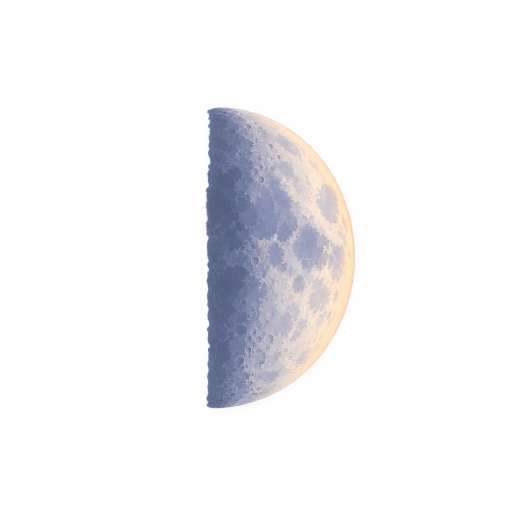
#> input picture art/ocean/sky/moon.png, 1024 x 1024 px, found by its file name (shown at 1/2 size)
$ python moon_darkside.py out.png
#> lines starting #> are read from the running program, lines starting #| are printed output that depends on the picture; after the words box and inside, x2 and y2 are one past the last pixel; in counts of white or black regions, pixels touching at a corner belong together
# Builds public/ocean/moon.webp: the original painted half moon (art/ocean/sky/moon.png) with a faint
# earthshine dark side filled in from the full moon's crater texture (art/ocean/sky/moon-full.png).
# usage (from the repo root): python scripts/sky/moon_darkside.py <dir for a preview jpg>
import sys
import numpy as np
from PIL import Image, ImageDraw, ImageFilter
half = Image.open('art/ocean/sky/moon.png').convert('RGBA')
#> half is the input picture: PIL image 1024x1024 RGBA; mean R, G, B, A 43, 41.8, 44.5, 34
full = Image.open('art/ocean/sky/moon-full.png').convert('RGBA')
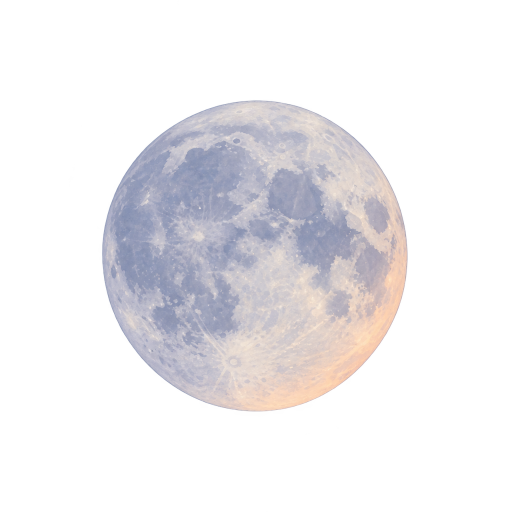
#> input picture art/ocean/sky/moon-full.png, 1024 x 1024 px, found by its file name (shown at 1/2 size)
#> full is the input picture: PIL image 1024x1024 RGBA; mean R, G, B, A 82.3, 79.2, 82.2, 71.5
N = half.size[0]
#> N = 1024
cx, cy, r = 408.5, 515.5, 300.5
# Crater texture from the full moon, scaled onto the half moon's disc.
fx0, fy0, fx1, fy1 = 204, 200, 815, 823
tex = full.crop((fx0, fy0, fx1, fy1)).resize((round(2 * r), round(2 * r)), Image.LANCZOS)
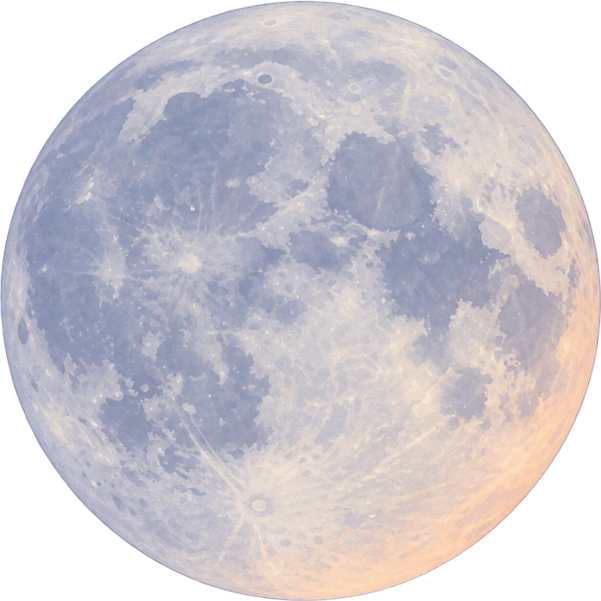
#> tex: PIL image 601x601 RGBA; mean R, G, B, A 152.5, 148.3, 155.2, 197; transparent parts drawn white
lum = np.asarray(tex.convert('L'), dtype=np.float32) / 255.0
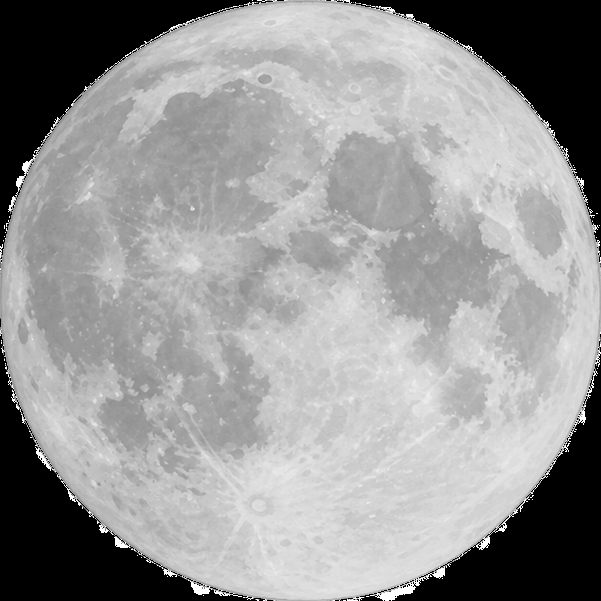
#> lum: shape (601, 601) float32; min 0, max 1, mean 0.589
lum = (lum - lum.mean()) / (lum.std() + 1e-6)  # contrast only: maria vs highlands
# Dim cool earthshine: slightly brighter toward the lit edge, darker on the far limb.
h, w = lum.shape
#> h = 601; w = 601
yy, xx = np.mgrid[0:h, 0:w]
dx = (xx - r) / r
glow = np.clip(0.5 + 0.5 * dx, 0, 1)  # 0 far limb (left) .. 1 terminator
base = np.array([62, 72, 100], np.float32)
col = base[None, None, :] * (0.82 + 0.28 * glow[..., None]) + lum[..., None] * np.array([15, 17, 22], np.float32)
col = np.clip(col, 0, 255).astype(np.uint8)
# Antialiased disc mask (4x supersampled), with a soft limb.
S = 4
m = Image.new('L', (w * S, h * S), 0)
#> m: PIL image 2404x2404 L; every value is 0
ImageDraw.Draw(m).ellipse((0, 0, w * S - 1, h * S - 1), fill=255)
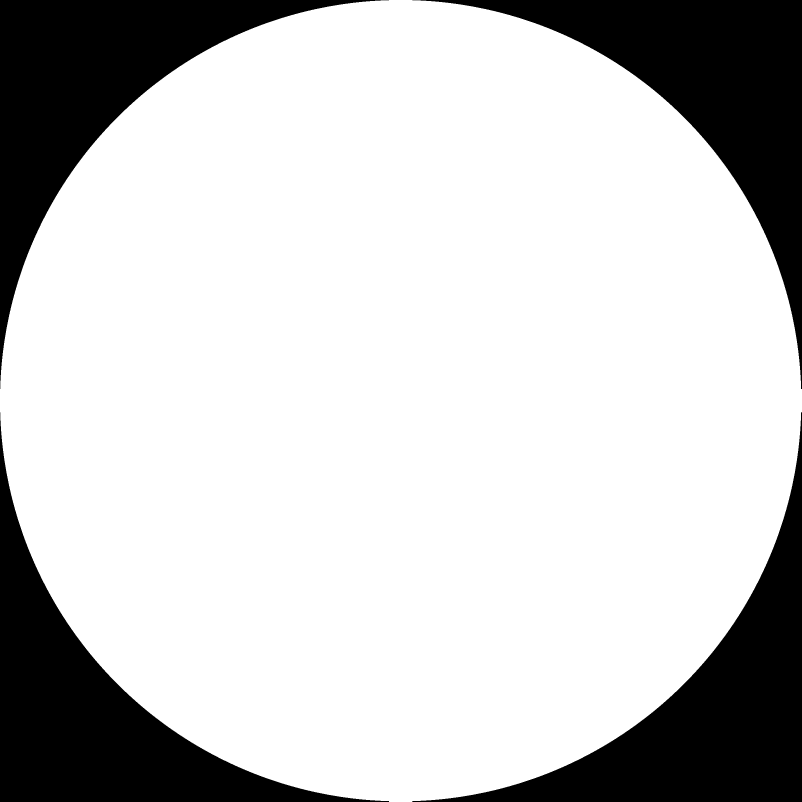
#> m: PIL image 2404x2404 L (shown at 1/3 size); 78.5% white; 4 black regions, box (x1, y1, x2, y2) and area: (0, 0, 1167, 1167) 310144, (1237, 0, 2404, 1167) 310144, (0, 1237, 1167, 2404) 310144, (1237, 1237, 2404, 2404) 310144
m = m.resize((w, h), Image.LANCZOS).filter(ImageFilter.GaussianBlur(1.2))
#> m: PIL image 601x601 L
dark = Image.fromarray(col, 'RGB').convert('RGBA')
dark.putalpha(m)
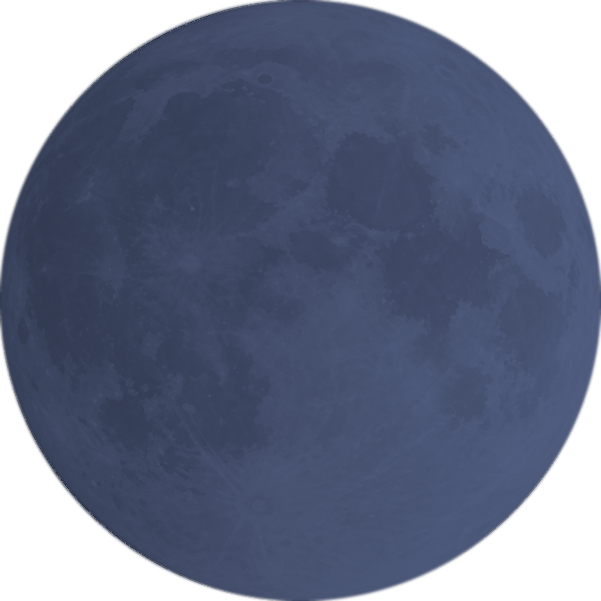
#> dark: PIL image 601x601 RGBA; mean R, G, B, A 59, 68.6, 95.5, 200.3; transparent parts drawn white
out = Image.new('RGBA', (N, N), (0, 0, 0, 0))
#> out: PIL image 1024x1024 RGBA; every value is 0
out.alpha_composite(dark, (round(cx - r), round(cy - r)))
out.alpha_composite(half)  # the original bright half, untouched, on top
out.save('art/ocean/sky/moon-earthshine.png')
x0, y0 = round(cx - r) - 8, round(cy - r) - 8
crop = out.crop((x0, y0, x0 + round(2 * r) + 16, y0 + round(2 * r) + 16)).resize((560, 560), Image.LANCZOS)
crop.save('public/ocean/moon.webp', quality=88, method=6)
bg = Image.new('RGBA', crop.size, (108, 140, 184, 255)); bg.alpha_composite(crop)
#> after `bg = Image.new('RGBA', crop.size, (108, 140, 184, 255))`:
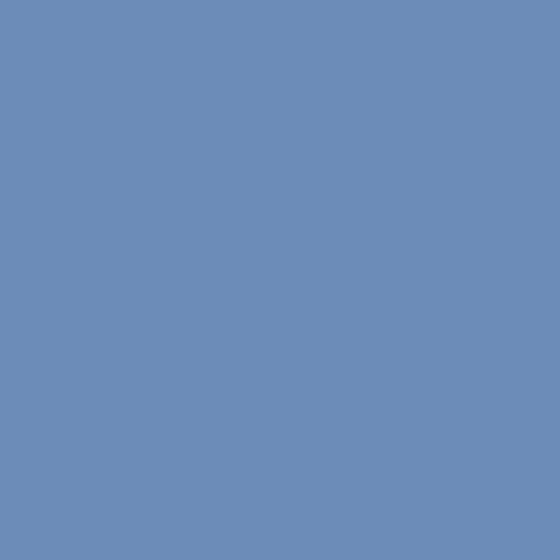
#> bg: PIL image 560x560 RGBA; mean R, G, B, A 108, 140, 184, 255
#> after `bg.alpha_composite(crop)`:
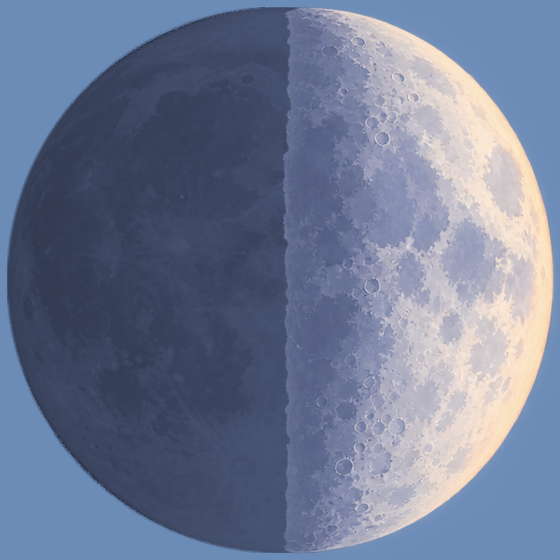
#> bg: PIL image 560x560 RGBA; mean R, G, B, A 111.4, 122.3, 149.2, 255
bg.convert('RGB').save(sys.argv[1] + '/moon-earthshine-prev.jpg')
print('ok', crop.size)
#| ok (560, 560)
